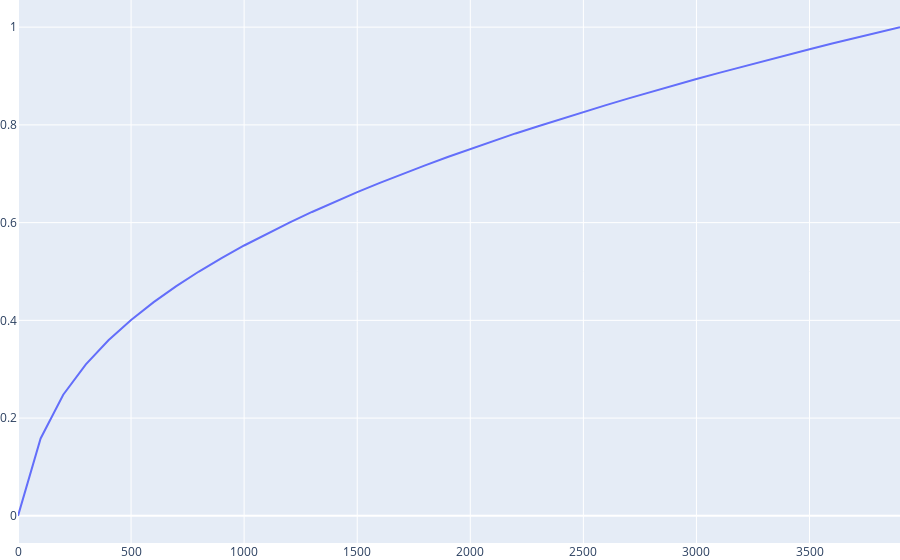

Notebook source saved alongside this figure:
### Markdown cell above
# Check curent file

### Code cell
out_name = input('Write task name: ')
cur_filename = '\\' + out_name + '.csv'
df = pd.read_csv(PATH + r'\cleared' + cur_filename)
df = df.rename(columns={
    '% k1': 'k1',
    df.columns[1]: 'target',
})
fig = go.Figure()
fig.update_layout(margin={'r': 0, 'l': 0, 't': 0, 'b': 0})
fig.add_traces(
    go.Scatter(
        x=df['k1'],
        y=df['target'],
        hovertemplate='k1: %{x}<br>integral: %{y:.2f}',
        name='',
    ))

### Figure 1 — Plotly figure (JSON) as saved in the notebook; plotly's stock layout.template omitted (floating-point values rounded to 4 significant figures)
{"data": [{"hovertemplate": "k1: %{x}<br>integral: %{y:.2f}", "name": "", "type": "scatter", "x": [0, 100, 200, 300, 400, 500, 600, 700, 800, 900, 1000, 1100, 1200, 1300, 1400, 1500, 1600, 1700, 1800, 1900, 2000, 2100, 2200, 2300, 2400, 2500, 2600, 2700, 2800, 2900, 3000, 3100, 3200, 3300, 3400, 3500, 3600, 3700, 3800, 3900], "y": [0, 0.1584, 0.2478, 0.31, 0.3593, 0.4009, 0.4374, 0.4701, 0.5, 0.5275, 0.5532, 0.5774, 0.6002, 0.6218, 0.6425, 0.6623, 0.6813, 0.6996, 0.7172, 0.7343, 0.7509, 0.7669, 0.7825, 0.7972, 0.812, 0.8264, 0.8404, 0.8543, 0.8677, 0.8809, 0.8938, 0.9064, 0.9189, 0.9311, 0.943, 0.9548, 0.9664, 0.9778, 0.989, 1]}], "layout": {"margin": {"b": 0, "l": 0, "r": 0, "t": 0}}}
